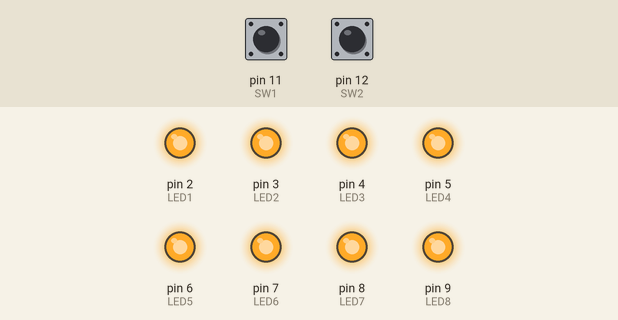
A sketch run on a simulated Arduino Uno, built with avr-gcc and run on an emulated ATmega328P. On the bench: output pins drawn as LEDs (lit = HIGH). Inputs (shaded band) come from the test bench; at power-on: pin 11 (SW1) HIGH, pin 12 (SW2) HIGH.

Above: at 1.2 s.
1.3 s: pin 11 (SW1) pulled LOW for 0.15 s
4.3 s: pin 12 (SW2) pulled LOW for 0.15 s
At 5.3 s:
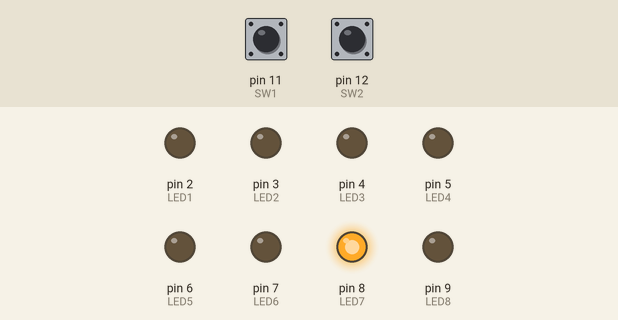
7.3 s: pin 11 (SW1) pulled LOW for 0.15 s
At 8.3 s:
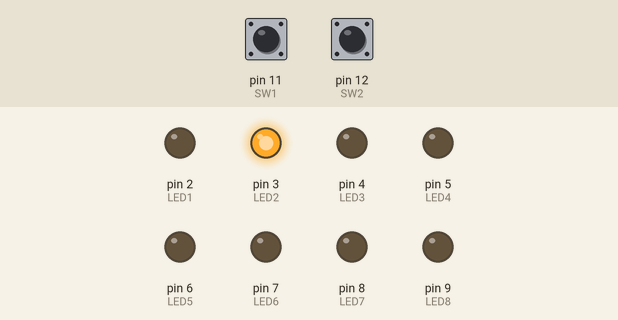
10.3 s: pin 11 (SW1) pulled LOW for 3.2 s
At 11.5 s:
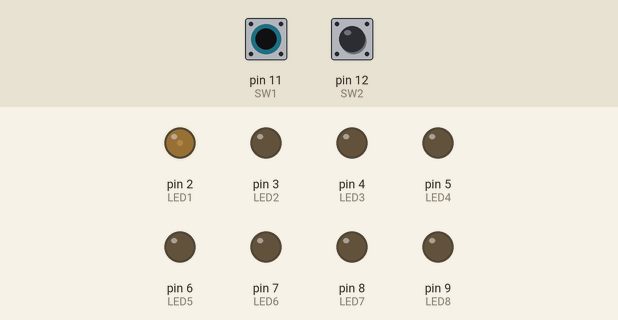
15.0 s: pin 12 (SW2) pulled LOW for 3.2 s
At 16.3 s:
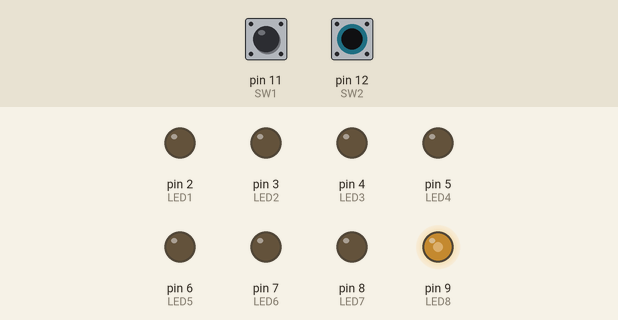
Timing chart, 0 to 20.7 s (numbered marks = the images above; inputs shaded):
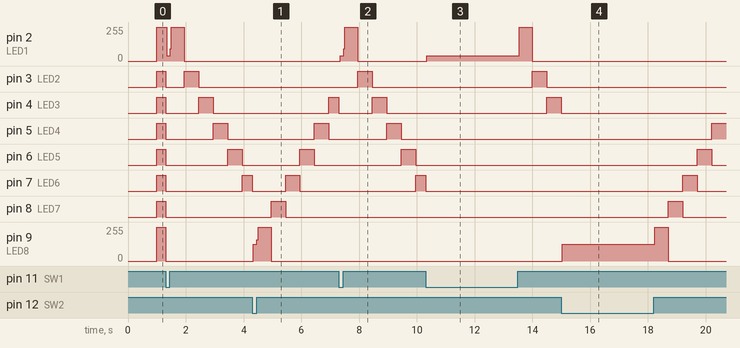

Measured:
- after the input at 4.3 s, pin 2 (LED1): stays 0/255 (without the input it goes to 255/255 after 1.2 s); pin 3 (LED2): stays LOW (without the input it goes to HIGH after 1.7 s); pin 5 (LED4): LOW → HIGH after 2.2 s instead of 2.7 s; pin 6 (LED5): LOW → HIGH after 1.7 s, → LOW 0.50 s later; pin 7 (LED6): HIGH → LOW after 0.00 s instead of 0.15 s
- after the input at 7.3 s, pin 4 (LED3): HIGH → LOW after 0.00 s instead of 0.16 s; pin 5 (LED4): LOW → HIGH after 1.7 s, → LOW 0.50 s later; pin 6 (LED5): LOW → HIGH after 2.2 s instead of 2.7 s; pin 8 (LED7): stays LOW (without the input it goes to HIGH after 1.7 s); pin 9 (LED8): stays 0/255 (without the input it goes to 255/255 after 1.2 s)
- after the input at 10.3 s, pin 5 (LED4): stays LOW (without the input it goes to HIGH after 2.7 s); pin 6 (LED5): stays LOW (without the input it goes to HIGH after 3.2 s); pin 8 (LED7): stops changing and stays LOW; pin 9 (LED8): stays 0/255 (without the input it goes to 255/255 after 0.66 s)
- after the input at 15.0 s, pin 2 (LED1): stays 0/255 (without the input it goes to 255/255 after 2.5 s); pin 3 (LED2): stays LOW (without the input it goes to HIGH after 3.0 s); pin 4 (LED3): goes on until 15.0 s, then stays LOW

The sketch:

button_LED.ino
```cpp
#define LED1 2
#define LED2 3
#define LED3 4
#define LED4 5
#define LED5 6
#define LED6 7
#define LED7 8
#define LED8 9
#define SW1 11
#define SW2 12
#define delay_LED 500
uint8_t state_ = 0;
uint32_t time_ = 0;
uint8_t LED_now[] = {LED1, LED2, LED3, LED4, LED5, LED6, LED7, LED8};
int8_t i = 0;
bool trigger = false;

void setup()
{
  Serial.begin(115200);
  pinMode(SW1, INPUT_PULLUP);
  pinMode(SW2, INPUT_PULLUP);
  pinMode(LED1, OUTPUT);
  pinMode(LED2, OUTPUT);
  pinMode(LED3, OUTPUT);
  pinMode(LED4, OUTPUT);
  pinMode(LED5, OUTPUT);
  pinMode(LED6, OUTPUT);
  pinMode(LED7, OUTPUT);
  pinMode(LED8, OUTPUT);
  digitalWrite(LED1, LOW);
  digitalWrite(LED2, LOW);
  digitalWrite(LED3, LOW);
  digitalWrite(LED4, LOW);
  digitalWrite(LED5, LOW);
  digitalWrite(LED6, LOW);
  digitalWrite(LED7, LOW);
  digitalWrite(LED8, LOW);
}

void loop()
{
  if (digitalRead(SW1) == LOW) {
    state_ = 1;
    i = 0;
    time_ = 0;
    for (int x = 0; x <= 7 ; x++ ) {
      digitalWrite(LED_now[x], LOW);
    }
  }
  else if (digitalRead(SW2) == LOW) {
    state_ = 2;
    i = 7;
    time_ = 0;
    for (int x = 0; x <= 7 ; x++ ) {
      digitalWrite(LED_now[x], LOW);
    }
  }
  if (state_ == 0) {
    if (millis() - time_ > delay_LED) {
      time_ = millis();
      for (int x = 0; x <= 7 ; x++ ) {
        digitalWrite(LED_now[x], trigger);
      }
      trigger = !trigger;
    }
  }
  else if (state_ == 1) {
    if (millis() - time_ > delay_LED) {
      time_ = millis();
      for (int x = 0; x <= 7 ; x++ ) {
        digitalWrite(LED_now[x], LOW);
      }
      digitalWrite(LED_now[i], !digitalRead(LED_now[i]));
      i++;
      if (i > 7) {
        i = 0;
      }
    }
  }
  else if (state_ == 2) {
    if (millis() - time_ > delay_LED) {
      time_ = millis();
      for (int x = 0; x <= 7 ; x++ ) {
        digitalWrite(LED_now[x], LOW);
      }
      digitalWrite(LED_now[i], !digitalRead(LED_now[i]));
      i--;
      if (i < 0) {
        i = 7;
      }
    }
  }
}
```
